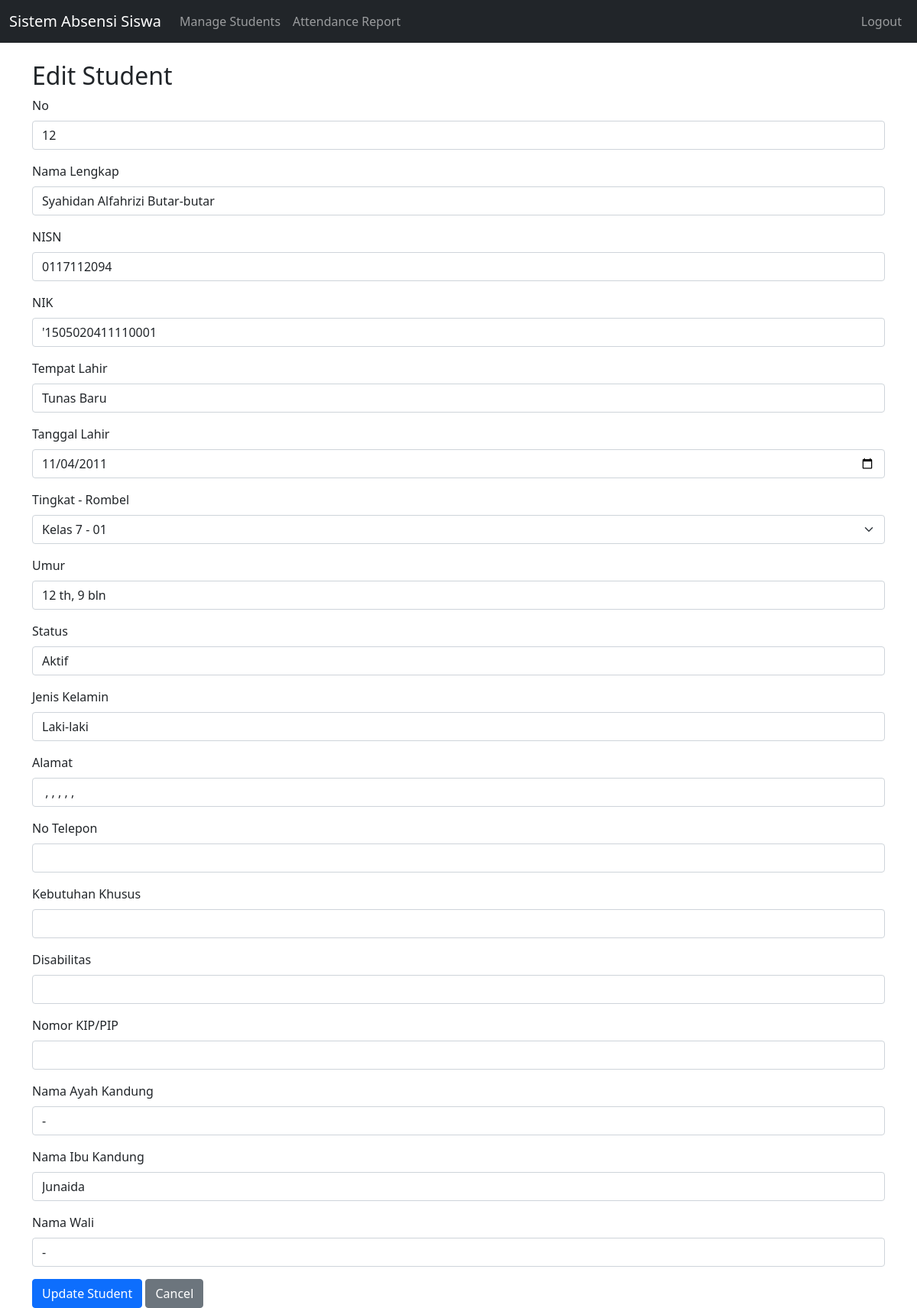
The app's page /edit_student.php?id=12 with its own data.
### tables this page shows
CREATE TABLE `siswa` (
  `No` varchar(512) DEFAULT NULL,
  `Nama Lengkap` varchar(512) DEFAULT NULL,
  `NISN` varchar(512) DEFAULT NULL,
  `NIK` varchar(512) DEFAULT NULL,
  `Tempat Lahir` varchar(512) DEFAULT NULL,
  `Tanggal Lahir` varchar(512) DEFAULT NULL,
  `Tingkat - Rombel` varchar(512) DEFAULT NULL,
  `Umur` varchar(512) DEFAULT NULL,
  `Status` varchar(512) DEFAULT NULL,
  `Jenis Kelamin` varchar(512) DEFAULT NULL,
  `Alamat` varchar(512) DEFAULT NULL,
  `No Telepon` varchar(512) DEFAULT NULL,
  `Kebutuhan Khusus` varchar(512) DEFAULT NULL,
  `Disabilitas` varchar(512) DEFAULT NULL,
  `Nomor KIP/PIP` varchar(512) DEFAULT NULL,
  `Nama Ayah Kandung` varchar(512) DEFAULT NULL,
  `Nama Ibu Kandung` varchar(512) DEFAULT NULL,
  `Nama Wali` varchar(512) DEFAULT NULL,
  `id` int(11) NOT NULL
);

### edit_student.php (the view, shortened to what this page needs)
<?php
include('db_connect.php');
$rombel_options = [
    "Kelas 7 - 01",
    "Kelas 8 - 01",
    "Kelas 9 - 01"
];
if (isset($_GET['id']) && is_numeric($_GET['id'])) {
    $id = $_GET['id'];
    $query = "SELECT * FROM siswa WHERE id = $id";
    $result = mysqli_query($conn, $query);
    if ($result && mysqli_num_rows($result) > 0) {
        $student = mysqli_fetch_assoc($result);
    } else {
        echo "<script>alert('Student not found'); window.location='manage_students.php';</script>";
        exit;
    }
} else {
    echo "<script>alert('Invalid ID'); window.location='manage_students.php';</script>";
    exit;
}
?>
<!DOCTYPE html>
<html lang="en">
<head>
    <link href="https://cdn.jsdelivr.net/npm/bootstrap@5.1.3/dist/css/bootstrap.min.css" rel="stylesheet">
</head>
<body>
<?php include('navbar.php'); ?>
    <div class="container mt-4">
        <h2>Edit Student</h2>
        <form method="POST">
            <div class="mb-3">
                <label for="no" class="form-label">No</label>
                <input type="text" class="form-control" id="no" name="no" value="<?= $student['No'] ?>" required>
            </div>
            <div class="mb-3">
                <label for="nama_lengkap" class="form-label">Nama Lengkap</label>
                <input type="text" class="form-control" id="nama_lengkap" name="nama_lengkap" value="<?= $student['Nama Lengkap'] ?>" required>
            </div>
            <div class="mb-3">
                <label for="nisn" class="form-label">NISN</label>
                <input type="text" class="form-control" id="nisn" name="nisn" value="<?= $student['NISN'] ?>" required>
            </div>
            <div class="mb-3">
                <label for="nik" class="form-label">NIK</label>
                <input type="text" class="form-control" id="nik" name="nik" value="<?= $student['NIK'] ?>" required>
            </div>
            <div class="mb-3">
                <label for="tempat_lahir" class="form-label">Tempat Lahir</label>
                <input type="text" class="form-control" id="tempat_lahir" name="tempat_lahir" value="<?= $student['Tempat Lahir'] ?>" required>
            </div>
            <div class="mb-3">
                <label for="tanggal_lahir" class="form-label">Tanggal Lahir</label>
                <input type="date" class="form-control" id="tanggal_lahir" name="tanggal_lahir" value="<?= $student['Tanggal Lahir'] ?>" required>
            </div>
            <div class="mb-3">
                <label for="tingkat_rombel" class="form-label">Tingkat - Rombel</label>
                <select class="form-select" id="tingkat_rombel" name="tingkat_rombel" required>
                    <?php
                    foreach ($rombel_options as $option) {
                        $selected = ($option == $student['Tingkat - Rombel']) ? "selected" : "";
                        echo "<option value='$option' $selected>$option</option>";
                    }
                    ?>
                </select>
            </div>
            <div class="mb-3">
                <label for="umur" class="form-label">Umur</label>
                <input type="text" class="form-control" id="umur" name="umur" value="<?= $student['Umur'] ?>" required>
            </div>
            <div class="mb-3">
                <label for="status" class="form-label">Status</label>
                <input type="text" class="form-control" id="status" name="status" value="<?= $student['Status'] ?>" required>
            </div>
            <div class="mb-3">
                <label for="jenis_kelamin" class="form-label">Jenis Kelamin</label>
                <input type="text" class="form-control" id="jenis_kelamin" name="jenis_kelamin" value="<?= $student['Jenis Kelamin'] ?>" required>
            </div>
            <div class="mb-3">
                <label for="alamat" class="form-label">Alamat</label>
                <input type="text" class="form-control" id="alamat" name="alamat" value="<?= $student['Alamat'] ?>" required>
            </div>
            <div class="mb-3">
                <label for="no_telepon" class="form-label">No Telepon</label>
                <input type="text" class="form-control" id="no_telepon" name="no_telepon" value="<?= $student['No Telepon'] ?>" required>
            </div>
            <div class="mb-3">
                <label for="kebutuhan_khusus" class="form-label">Kebutuhan Khusus</label>
                <input type="text" class="form-control" id="kebutuhan_khusus" name="kebutuhan_khusus" value="<?= $student['Kebutuhan Khusus'] ?>" required>
            </div>
            <div class="mb-3">
                <label for="disabilitas" class="form-label">Disabilitas</label>
                <input type="text" class="form-control" id="disabilitas" name="disabilitas" value="<?= $student['Disabilitas'] ?>" required>
            </div>
            <div class="mb-3">
                <label for="nomor_kip_pip" class="form-label">Nomor KIP/PIP</label>
                <input type="text" class="form-control" id="nomor_kip_pip" name="nomor_kip_pip" value="<?= $student['Nomor KIP/PIP'] ?>" required>
            </div>
            <div class="mb-3">
                <label for="nama_ayah" class="form-label">Nama Ayah Kandung</label>
                <input type="text" class="form-control" id="nama_ayah" name="nama_ayah" value="<?= $student['Nama Ayah Kandung'] ?>" required>
            </div>
            <div class="mb-3">
                <label for="nama_ibu" class="form-label">Nama Ibu Kandung</label>
                <input type="text" class="form-control" id="nama_ibu" name="nama_ibu" value="<?= $student['Nama Ibu Kandung'] ?>" required>
            </div>
            <div class="mb-3">
                <label for="nama_wali" class="form-label">Nama Wali</label>
                <input type="text" class="form-control" id="nama_wali" name="nama_wali" value="<?= $student['Nama Wali'] ?>" required>
            </div>
            <button type="submit" class="btn btn-primary">Update Student</button>
            <a href="manage_students.php" class="btn btn-secondary">Cancel</a>
        </form>
    </div>
</body>
</html>

### records on screen
siswa: no "12", nama_lengkap "Syahidan Alfahrizi Butar-butar", nisn "0117112094", nik "'1505020411110001", tempat_lahir "Tunas Baru", tanggal_lahir "11/04/2011", umur "12 th, 9 bln", status "Aktif", jenis_kelamin "Laki-laki", alamat ", , , , ,", nama_ayah "-", nama_ibu "Junaida", nama_wali "-"

### other values on screen
form field tingkat_rombel "Kelas 7 - 01"
